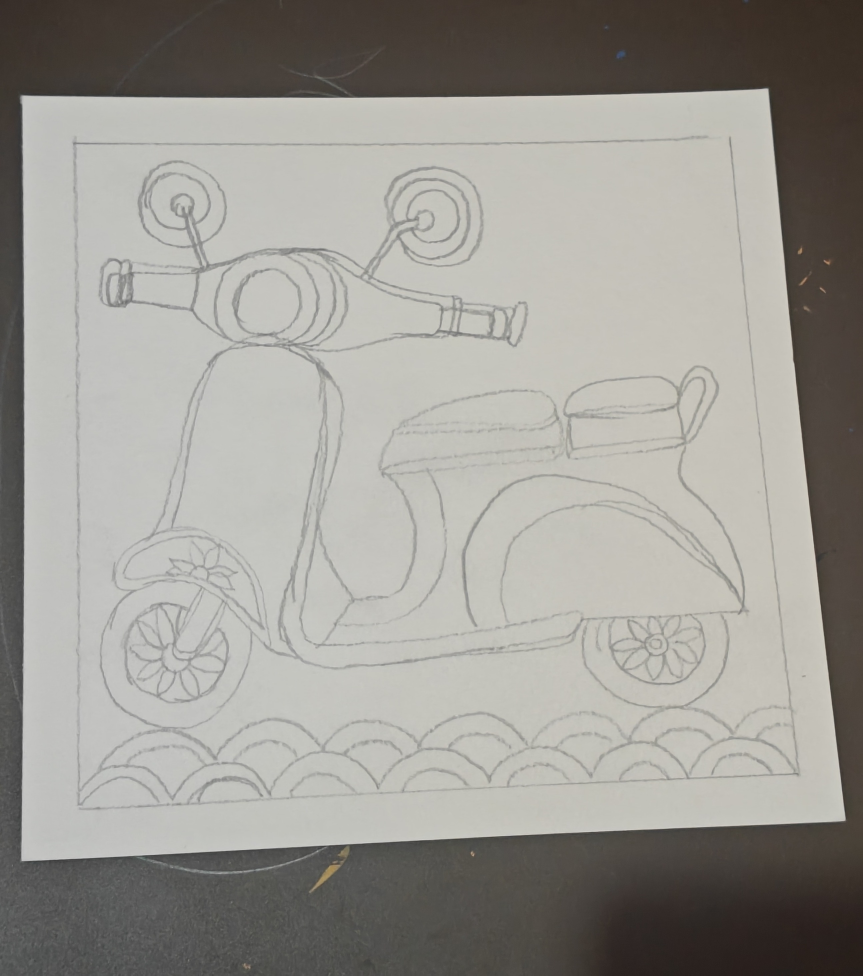
#> input picture day6/photos/01.jpg, 2588 x 2926 px (shown at 1/3 size); its folder holds only this picture in this run
$ python align.py
#> lines starting #> are read from the running program, lines starting #| are printed output that depends on the picture; after the words box and inside, x2 and y2 are one past the last pixel; in counts of white or black regions, pixels touching at a corner belong together
#> in main, img is the input picture: shape (2926, 2588, 3); mean B, G, R 147.3, 153.1, 155.3
#!/usr/bin/env python3
"""Find the sheet of paper in each process photo and warp it flat to a fixed square.

photos/NN.jpg -> aligned/NN.png (S x S). Writes aligned/contact.jpg for checking.
"""
import glob, os, sys
import cv2
import numpy as np

HERE = os.path.dirname(os.path.abspath(__file__))
S = 1600

def order(pts):
    pts = pts.reshape(4, 2).astype(np.float32)
    s = pts.sum(1); d = np.diff(pts, axis=1).ravel()
    return np.array([pts[s.argmin()], pts[d.argmin()], pts[s.argmax()], pts[d.argmax()]], np.float32)

def find_paper(img):
    h, w = img.shape[:2]
    k = 1000 / max(h, w)
    small = cv2.resize(img, None, fx=k, fy=k, interpolation=cv2.INTER_AREA)
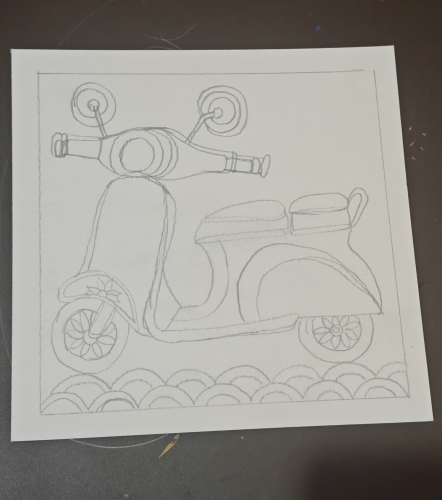
#> small: shape (1000, 884, 3) (shown at 1/2 size); mean B, G, R 147.3, 153.1, 155.3
    hsv = cv2.cvtColor(small, cv2.COLOR_BGR2HSV)
#> hsv: shape (1000, 884, 3); mean H, S, V 25, 19.3, 155.5
    v = hsv[..., 2]
    # paper (white or painted) is much lighter than the dark clipboard
    _, m = cv2.threshold(cv2.GaussianBlur(v, (7, 7), 0), 0, 255, cv2.THRESH_BINARY + cv2.THRESH_OTSU)
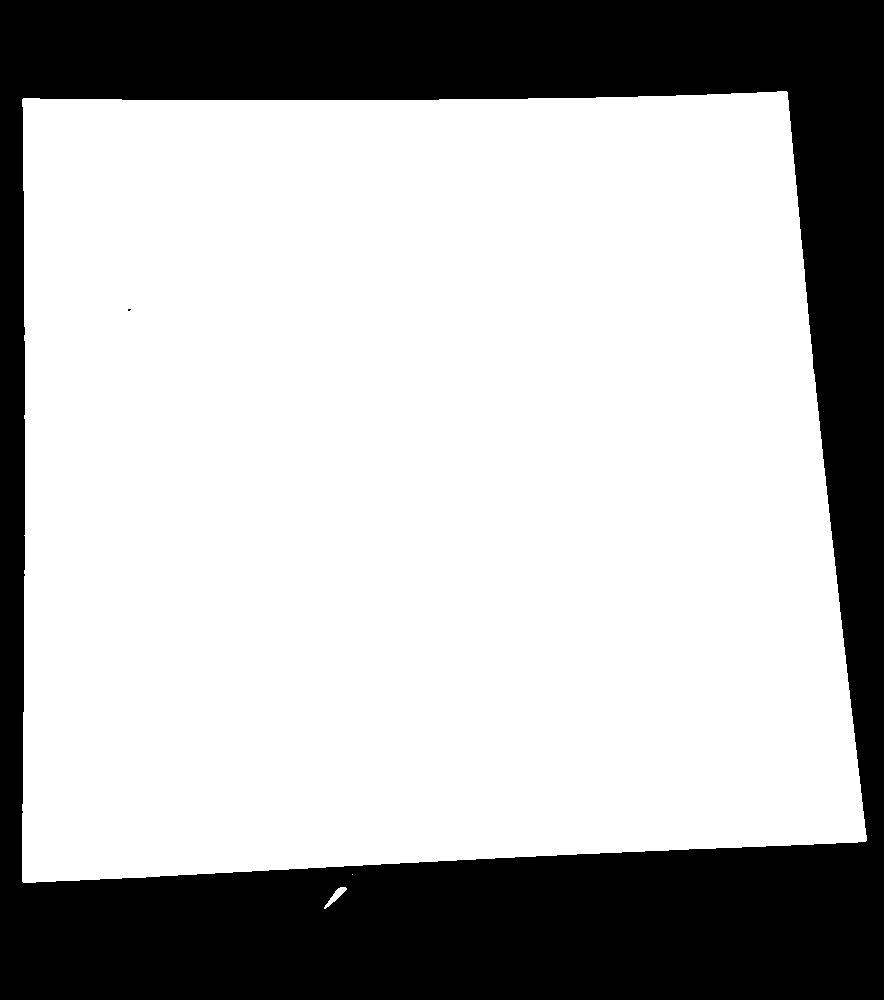
#> m: shape (1000, 884); 69.4% white; 2 black regions (1 under 20 px), largest, box (x1, y1, x2, y2) and area: (0, 0, 884, 1000) 270627
    m = cv2.morphologyEx(m, cv2.MORPH_CLOSE, np.ones((25, 25), np.uint8))
#> m: shape (1000, 884); 69.4% white; 1 black region, box (x1, y1, x2, y2) and area: (0, 0, 884, 1000) 270298
    m = cv2.morphologyEx(m, cv2.MORPH_OPEN, np.ones((9, 9), np.uint8))
#> m: shape (1000, 884); 69.4% white; 1 black region
    cs, _ = cv2.findContours(m, cv2.RETR_EXTERNAL, cv2.CHAIN_APPROX_SIMPLE)
#> cs = 1 contour; box (x1, y1, x2, y2) and area: (22, 91, 866, 893) 611990
    cy, cx = small.shape[0] / 2, small.shape[1] / 2
    best = None
    for c in cs:
        a = cv2.contourArea(c)
        if a < 0.08 * small.shape[0] * small.shape[1]:
            continue
        x, y, bw, bh = cv2.boundingRect(c)
        # prefer big blobs near the middle that are not touching the top edge (bedsheet)
        score = a - 4 * abs((x + bw / 2) - cx) * bh - (1e5 if y < 3 else 0)
        if best is None or score > best[0]:
            best = (score, c)
#> this loop made 1 pass
#> (a, x, y, bw, bh, score) on pass 1: (611989.5, 22, 91, 844, 802, 605573.5)
#> after the loop, best = 2 items, first 2: 605573.5, contour of 282 points, box (x1, y1, x2, y2) (22, 91, 866, 893), area 611990
    hull = cv2.convexHull(best[1])
#> hull = contour of 13 points, box (x1, y1, x2, y2) (22, 91, 866, 893), area 628693
    peri = cv2.arcLength(hull, True)
#> peri = 3146.6
    for eps in np.linspace(0.01, 0.08, 30):
        ap = cv2.approxPolyDP(hull, eps * peri, True)
        if len(ap) == 4:
            break
    else:
        r = cv2.minAreaRect(hull); ap = cv2.boxPoints(r)
#> this loop made 1 pass
    return order(ap) / k
#> in order, `pts = pts.reshape(4, 2).astype(np.float32)`: pts = [[786, 91], [865, 841], [23, 882], [23, 98]]
#> in order, `s = pts.sum(1)`: s = [877, 1706, 905, 121]
#> in order, `d = np.diff(pts, axis=1).ravel()`: d = [-695, -24, 859, 75]

def main():
    out = os.path.join(HERE, "aligned"); os.makedirs(out, exist_ok=True)
    files = sorted(glob.glob(os.path.join(HERE, "photos", "*.jpg")))
    dst = np.array([[0, 0], [S, 0], [S, S], [0, S]], np.float32)
    thumbs = []
    for f in files:
        img = cv2.imread(f)
        q = find_paper(img)
#> q = [[67.3, 286.7], [2299.8, 266.3], [2531, 2460.8], [67.3, 2580.7]]
        M = cv2.getPerspectiveTransform(q, dst)
#> M = [[0.698, 3.53e-19, -46.96], [0.00718, 0.783, -224.9], [-1.7e-05, 4.77e-05, 1]]
        warp = cv2.warpPerspective(img, M, (S, S), flags=cv2.INTER_CUBIC, borderMode=cv2.BORDER_REPLICATE)
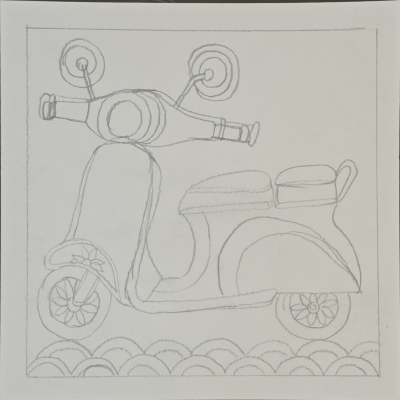
#> warp: shape (1600, 1600, 3) (shown at 1/4 size); mean B, G, R 184.6, 190.8, 191.6
        name = os.path.splitext(os.path.basename(f))[0]
        cv2.imwrite(os.path.join(out, name + ".png"), warp)
        t = cv2.resize(warp, (300, 300)); cv2.putText(t, name, (8, 30), 0, 1, (0, 0, 255), 2)
#> after `t = cv2.resize(warp, (300, 300))`:
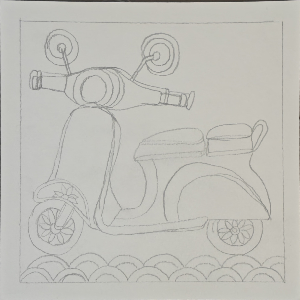
#> t: shape (300, 300, 3); mean B, G, R 184.7, 190.9, 191.7
#> after `cv2.putText(t, name, (8, 30), 0, 1, (0, 0, 255), 2)`:
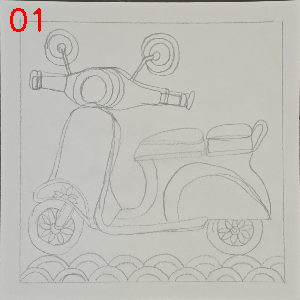
#> t: shape (300, 300, 3); 0.28% of pixels changed, all inside (x1, y1, x2, y2) = (10, 8, 41, 32)
        thumbs.append(t)
        print(name, np.round(q).astype(int).tolist())
#| 01 [[67, 287], [2300, 266], [2531, 2461], [67, 2581]]
    while len(thumbs) % 5: thumbs.append(np.zeros_like(thumbs[0]))
#> this loop made 4 passes
#> after the loop, thumbs = 5 items
    rows = [np.hstack(thumbs[i:i + 5]) for i in range(0, len(thumbs), 5)]
#> rows = 1 item
    cv2.imwrite(os.path.join(out, "contact.jpg"), np.vstack(rows))
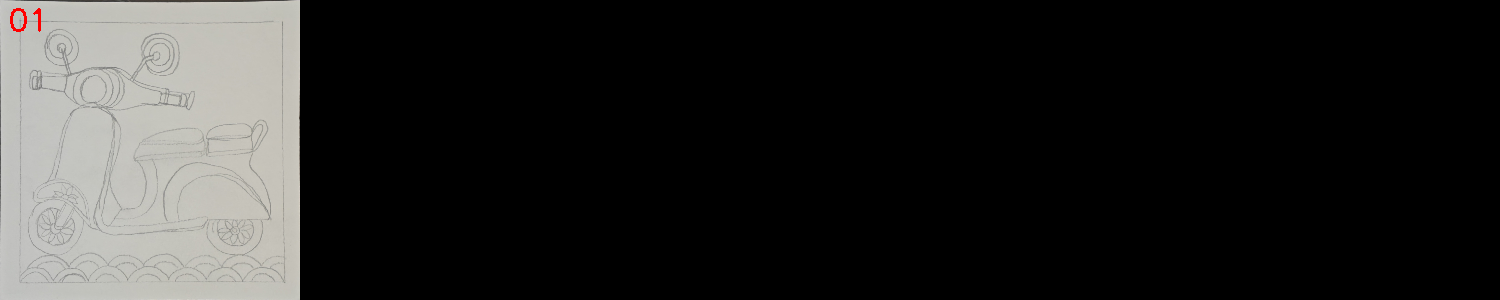
#> saved as contact.jpg: shape (300, 1500, 3); mean B, G, R 36.8, 38.1, 38.4

if __name__ == "__main__":
    main()

$ run again, on day6/photos/05.jpg
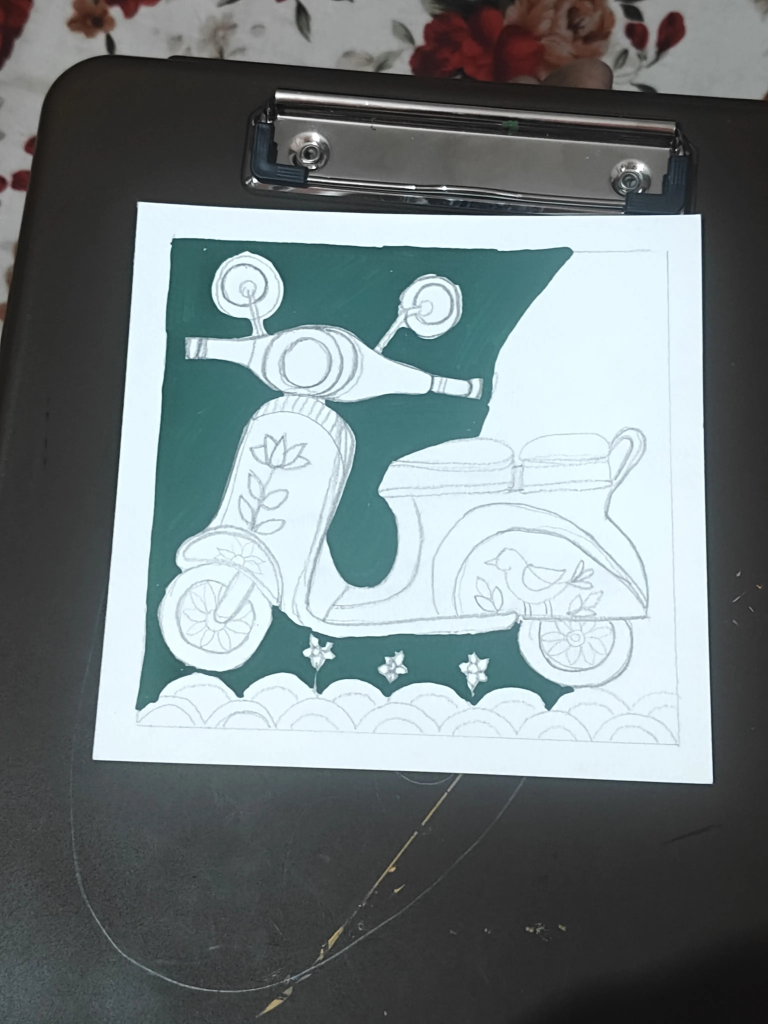
#> input picture day6/photos/05.jpg, 3072 x 4096 px (shown at 1/4 size)
#> in main, img is the input picture: shape (4096, 3072, 3); mean B, G, R 128.8, 127, 117
#> hsv: shape (1000, 750, 3); mean H, S, V 68, 28.4, 130.3
#> in find_paper, `m = cv2.morphologyEx(m, cv2.MORPH_OPEN, np.ones((9, 9), np.uint8))`:
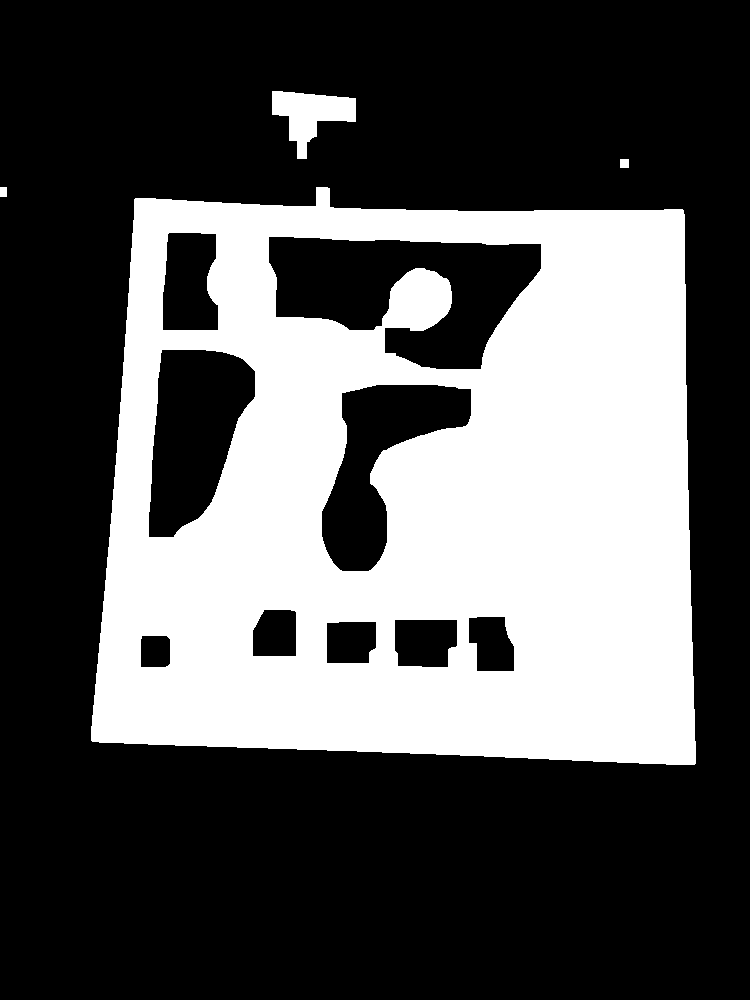
#> m: shape (1000, 750); 34.1% white; 4 white regions
#> cs = 4 contours; box (x1, y1, x2, y2) and area: (91, 187, 696, 765) 313582, (272, 91, 356, 159) 2732, (620, 159, 629, 168) 64, (0, 187, 7, 197) 54
#> the loop in find_paper, `for c in cs:` made 4 passes
#> (c, a) on passes 2 to 3: ([[0, 187], [0, 196], [6, 196], [6, 187]], 54), ([[620, 159], [620, 167], [628, 167], [628, 159]], 64)
#> after the loop in find_paper, `for c in cs:`: best = 2 items, first 2: 270810.5, contour of 200 points, box (x1, y1, x2, y2) (91, 187, 696, 765), area 313582
#> hull = contour of 17 points, box (x1, y1, x2, y2) (91, 187, 696, 765), area 322127
#> peri = 2252.2
#> the loop in find_paper, `for eps in np.linspace(0.01, 0.08, 30):` made 1 pass
#> ap on pass 1: [[135, 198], [683, 210], [694, 764], [91, 740]]
#> pts = [[135, 198], [683, 210], [694, 764], [91, 740]]
#> s = [333, 893, 1458, 831]
#> d = [63, -473, 70, 649]
#> q = [[553, 811], [2797.6, 860.2], [2842.6, 3129.3], [372.7, 3031]]
#> M = [[0.755, 0.0613, -467.4], [-0.0181, 0.825, -659.2], [7.34e-06, 4.75e-05, 1]]
#> t: shape (300, 300, 3); mean B, G, R 212.8, 208, 185.2
#| 05 [[553, 811], [2798, 860], [2843, 3129], [373, 3031]]
#> the loop in main, `while len(thumbs) % 5: thumbs.append(np.zeros_like(thumbs[0]))` made 4 passes
#> after the loop in main, `while len(thumbs) % 5: thumbs.append(np.zeros_like(thumbs[0]))`: thumbs = 5 items
#> rows = 1 item
#> in main, `cv2.imwrite(os.path.join(out, "contact.jpg"), np.vstack(rows))`:
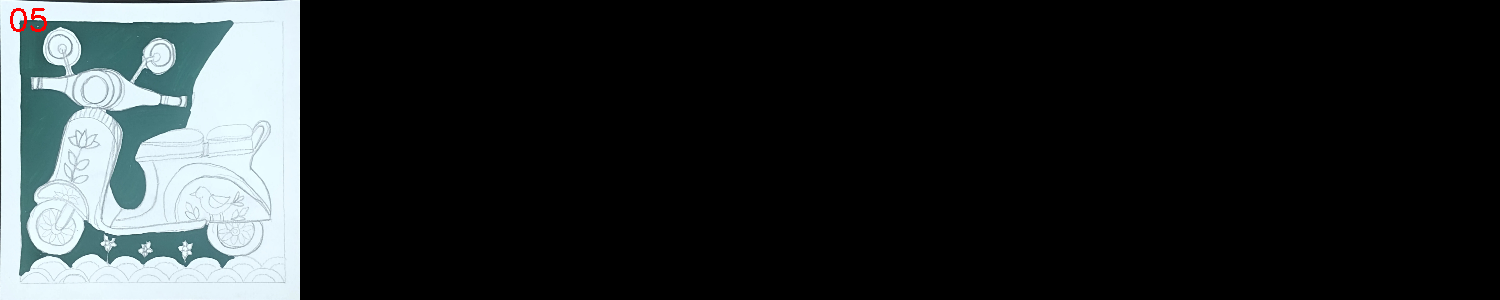
#> saved as contact.jpg: shape (300, 1500, 3); mean B, G, R 42.6, 41.6, 37
